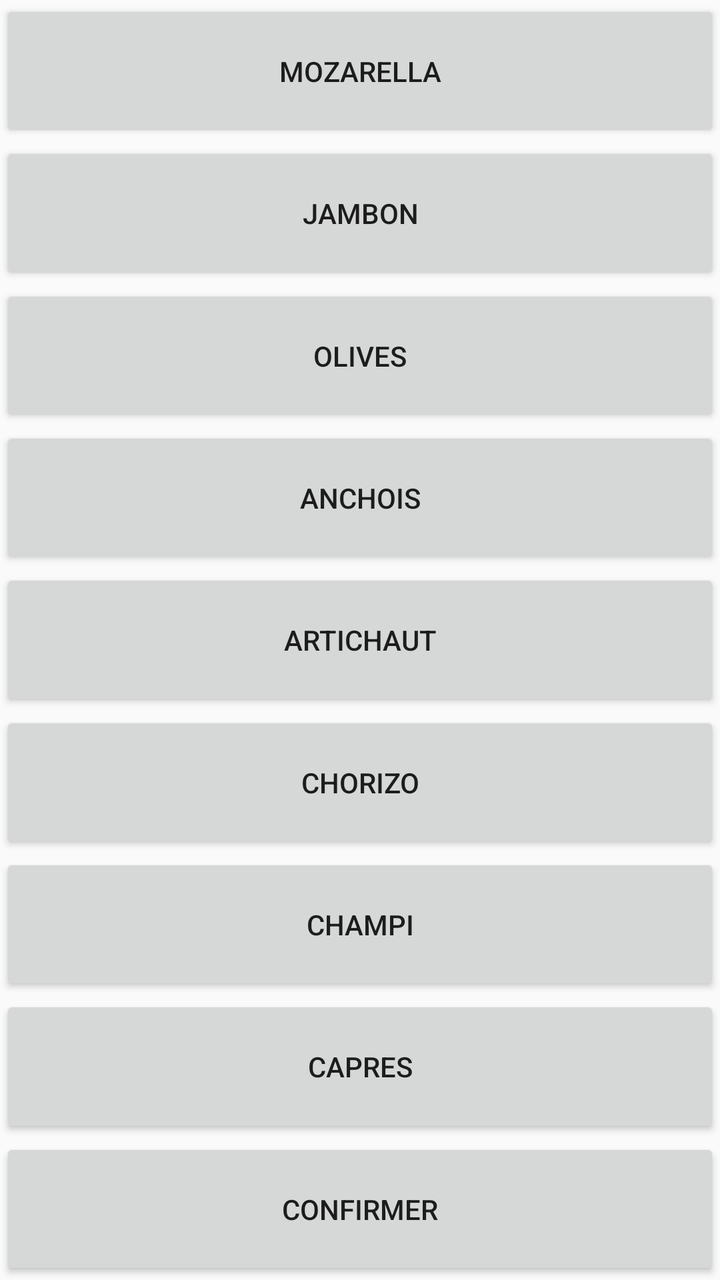
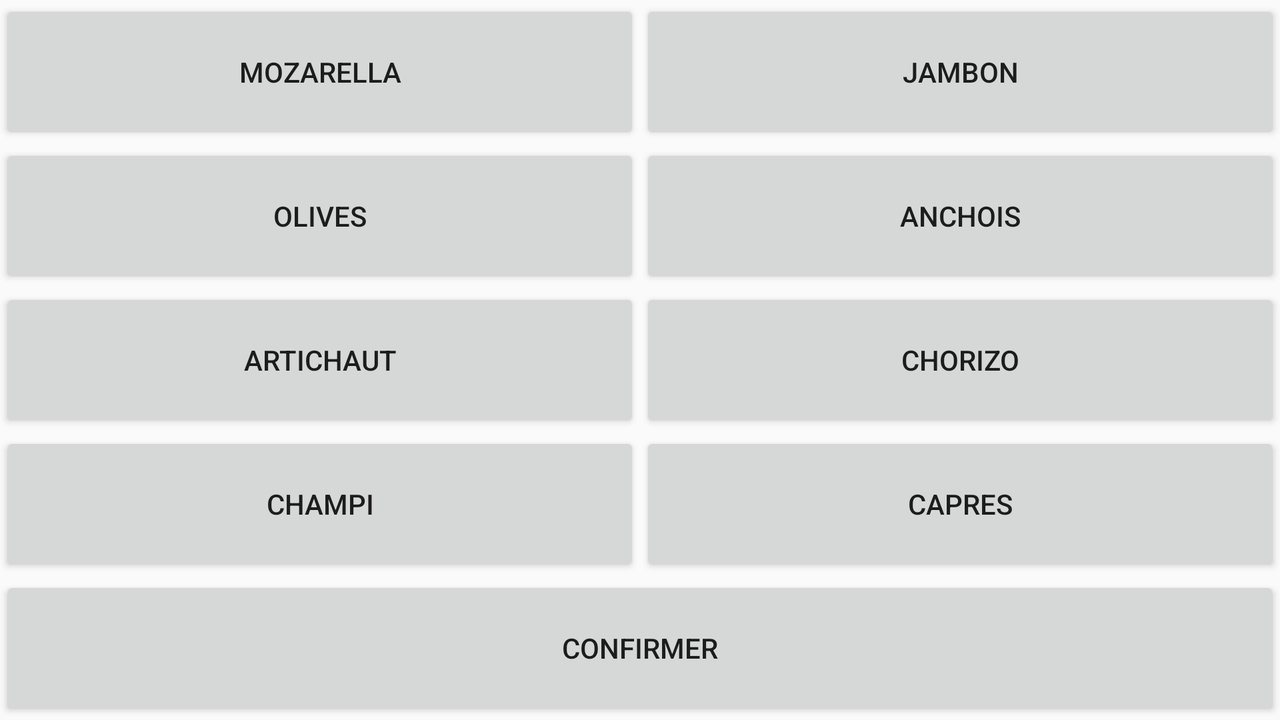

First picture: res/layout/ on a phone held upright. Second picture: the repository's own variant of that layout, on a device whose configuration matches the variant's folder. Source for both follows.
<!-- AndroidManifest.xml: application theme Theme.Pizzeria -->
<!-- res/layout/fragment_ingredient.xml -->
<?xml version="1.0" encoding="utf-8"?>
<android.support.constraint.ConstraintLayout xmlns:android="http://schemas.android.com/apk/res/android"
    xmlns:app="http://schemas.android.com/apk/res-auto"
    xmlns:tools="http://schemas.android.com/tools"
    android:layout_width="match_parent"
    android:layout_height="match_parent"
    tools:context=".MainActivity">

    <Button
        android:id="@+id/Mozarella"
        android:layout_width="0dp"
        android:layout_height="0dp"
        android:text="Mozarella"
        app:layout_constraintBottom_toTopOf="@id/jambon"
        app:layout_constraintEnd_toEndOf="parent"
        app:layout_constraintStart_toStartOf="parent"
        app:layout_constraintTop_toTopOf="parent" />

    <Button
        android:id="@+id/jambon"
        android:layout_width="0dp"
        android:layout_height="0dp"
        android:text="jambon"
        app:layout_constraintBottom_toTopOf="@+id/olives"
        app:layout_constraintEnd_toEndOf="parent"
        app:layout_constraintStart_toStartOf="parent"
        app:layout_constraintTop_toBottomOf="@+id/Mozarella" />

    <Button
        android:id="@+id/olives"
        android:layout_width="0dp"
        android:layout_height="0dp"
        android:text="Olives"
        app:layout_constraintBottom_toTopOf="@+id/anchois"
        app:layout_constraintEnd_toEndOf="parent"
        app:layout_constraintStart_toStartOf="parent"
        app:layout_constraintTop_toBottomOf="@+id/jambon" />


    <Button
        android:id="@+id/anchois"
        android:layout_width="0dp"
        android:layout_height="0dp"
        android:text="Anchois"
        app:layout_constraintBottom_toTopOf="@+id/artichaut"
        app:layout_constraintEnd_toEndOf="parent"
        app:layout_constraintStart_toStartOf="parent"
        app:layout_constraintTop_toBottomOf="@+id/olives" />


    <Button
        android:id="@+id/artichaut"
        android:layout_width="0dp"
        android:layout_height="0dp"
        android:text="Artichaut"
        app:layout_constraintBottom_toTopOf="@+id/buttonchorizo"
        app:layout_constraintEnd_toEndOf="parent"
        app:layout_constraintStart_toStartOf="parent"
        app:layout_constraintTop_toBottomOf="@+id/anchois" />

    <Button
        android:id="@+id/buttonchorizo"
        android:layout_width="0dp"
        android:layout_height="0dp"
        android:text="chorizo"
        app:layout_constraintBottom_toTopOf="@+id/buttonchampi"
        app:layout_constraintEnd_toEndOf="parent"
        app:layout_constraintStart_toStartOf="parent"
        app:layout_constraintTop_toBottomOf="@+id/artichaut" />

    <Button
        android:id="@+id/buttonchampi"
        android:layout_width="0dp"
        android:layout_height="0dp"
        android:text="champi"
        app:layout_constraintEnd_toEndOf="parent"
        app:layout_constraintStart_toStartOf="parent"
        app:layout_constraintTop_toBottomOf="@+id/buttonchorizo"
        app:layout_constraintBottom_toTopOf="@id/buttoncapres"/>

    <Button
        android:id="@+id/buttoncapres"
        android:layout_width="0dp"
        android:layout_height="0dp"
        android:text="capres"
        app:layout_constraintEnd_toEndOf="parent"
        app:layout_constraintStart_toStartOf="parent"
        app:layout_constraintTop_toBottomOf="@id/buttonchampi"
        app:layout_constraintBottom_toTopOf="@id/reset"/>
    <Button
        android:id="@+id/reset"
        android:layout_width="0dp"
        android:layout_height="0dp"
        android:text="Confirmer"
        app:layout_constraintEnd_toEndOf="parent"
        app:layout_constraintStart_toStartOf="parent"
        app:layout_constraintTop_toBottomOf="@id/buttoncapres"
        app:layout_constraintBottom_toBottomOf="parent"/>





</android.support.constraint.ConstraintLayout>
<!-- resources referenced by this layout -->
<resources>
  <style name="Theme.Pizzeria" parent="Theme.AppCompat.Light.DarkActionBar">
          
          <item name="colorPrimary">@color/purple_500</item>
          <item name="colorPrimaryDark">@color/purple_700</item>
          <item name="colorAccent">@color/teal_200</item>
          
      </style>
</resources>
<!-- res/layout-land/fragment_ingredient.xml (the repository's variant of the layout above) -->
<!-- drawn on the phone turned sideways -->
<?xml version="1.0" encoding="utf-8"?>
<android.support.constraint.ConstraintLayout xmlns:android="http://schemas.android.com/apk/res/android"
    xmlns:app="http://schemas.android.com/apk/res-auto"
    xmlns:tools="http://schemas.android.com/tools"
    android:layout_width="match_parent"
    android:layout_height="match_parent"
    tools:context=".MainActivity">

    <Button
        android:id="@+id/Mozarella"
        android:layout_width="0dp"
        android:layout_height="0dp"
        android:text="Mozarella"
        app:layout_constraintBottom_toTopOf="@id/olives"
        app:layout_constraintEnd_toStartOf="@id/jambon"
        app:layout_constraintStart_toStartOf="parent"
        app:layout_constraintTop_toTopOf="parent" />

    <Button
        android:id="@+id/jambon"
        android:layout_width="0dp"
        android:layout_height="0dp"
        android:text="jambon"
        app:layout_constraintBottom_toTopOf="@+id/olives"
        app:layout_constraintEnd_toEndOf="parent"
        app:layout_constraintStart_toEndOf="@id/Mozarella"
        app:layout_constraintTop_toTopOf="parent" />

    <Button
        android:id="@+id/olives"
        android:layout_width="0dp"
        android:layout_height="0dp"
        android:text="Olives"
        app:layout_constraintBottom_toTopOf="@+id/artichaut"
        app:layout_constraintEnd_toStartOf="@id/anchois"
        app:layout_constraintStart_toStartOf="parent"
        app:layout_constraintTop_toBottomOf="@+id/jambon" />


    <Button
        android:id="@+id/anchois"
        android:layout_width="0dp"
        android:layout_height="0dp"
        android:text="Anchois"
        app:layout_constraintBottom_toTopOf="@+id/artichaut"
        app:layout_constraintEnd_toEndOf="parent"
        app:layout_constraintStart_toEndOf="@id/olives"
        app:layout_constraintTop_toBottomOf="@+id/jambon" />


    <Button
        android:id="@+id/artichaut"
        android:layout_width="0dp"
        android:layout_height="0dp"
        android:text="Artichaut"
        app:layout_constraintBottom_toTopOf="@+id/buttonchampi"
        app:layout_constraintEnd_toStartOf="@id/buttonchorizo"
        app:layout_constraintStart_toStartOf="parent"
        app:layout_constraintTop_toBottomOf="@+id/anchois" />

    <Button
        android:id="@+id/buttonchorizo"
        android:layout_width="0dp"
        android:layout_height="0dp"
        android:text="chorizo"
        app:layout_constraintBottom_toTopOf="@+id/buttonchampi"
        app:layout_constraintEnd_toEndOf="parent"
        app:layout_constraintStart_toEndOf="@id/artichaut"
        app:layout_constraintTop_toBottomOf="@+id/anchois" />

    <Button
        android:id="@+id/buttonchampi"
        android:layout_width="0dp"
        android:layout_height="0dp"
        android:text="champi"
        app:layout_constraintEnd_toStartOf="@id/buttoncapres"
        app:layout_constraintStart_toStartOf="parent"
        app:layout_constraintTop_toBottomOf="@+id/buttonchorizo"
        app:layout_constraintBottom_toTopOf="@id/reset"/>

    <Button
        android:id="@+id/buttoncapres"
        android:layout_width="0dp"
        android:layout_height="0dp"
        android:text="capres"
        app:layout_constraintEnd_toEndOf="parent"
        app:layout_constraintStart_toEndOf="@id/buttonchampi"
        app:layout_constraintTop_toBottomOf="@id/buttonchorizo"
        app:layout_constraintBottom_toTopOf="@id/reset"/>
    <Button
        android:id="@+id/reset"
        android:layout_width="0dp"
        android:layout_height="0dp"
        android:text="Confirmer"
        app:layout_constraintEnd_toEndOf="parent"
        app:layout_constraintStart_toStartOf="parent"
        app:layout_constraintTop_toBottomOf="@id/buttoncapres"
        app:layout_constraintBottom_toBottomOf="parent"/>





</android.support.constraint.ConstraintLayout>
